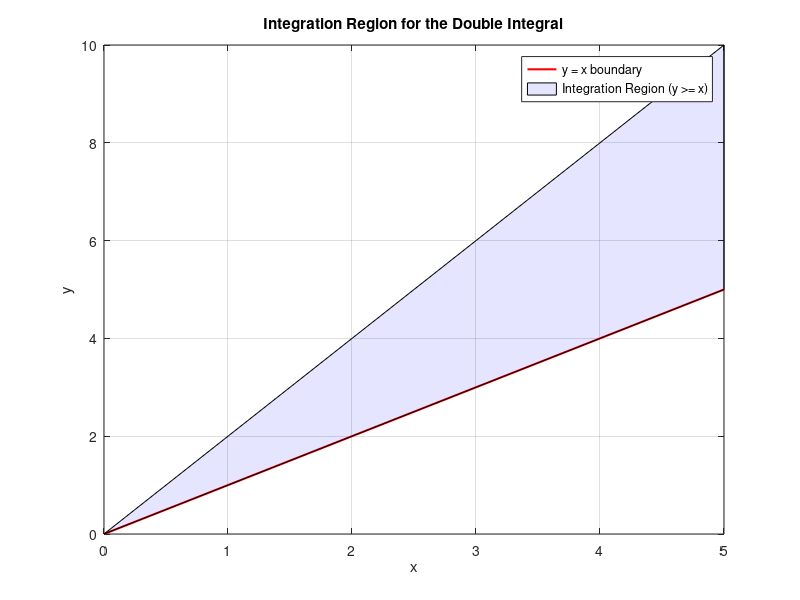

The MATLAB script that drew this image:
integrand = @(x,y) exp(-y) ./ y;
result = integral2(integrand, 0, Inf, @(x) x, Inf);
fprintf('The value of the integral is: %.4f\n', result);
figure;
fplot (@(x) x, [0, 5], 'r', 'LineWidth', 1.5);
hold on;
fill([0, 5, 5], [0, 5, 10], 'b', 'FaceAlpha', 0.1);
xlabel('x');
ylabel('y');
title('Integration Region for the Double Integral');
xlim([0 5]);
ylim([0 10]);
legend('y = x boundary' , 'Integration Region (y >= x)');
grid on;
hold off;